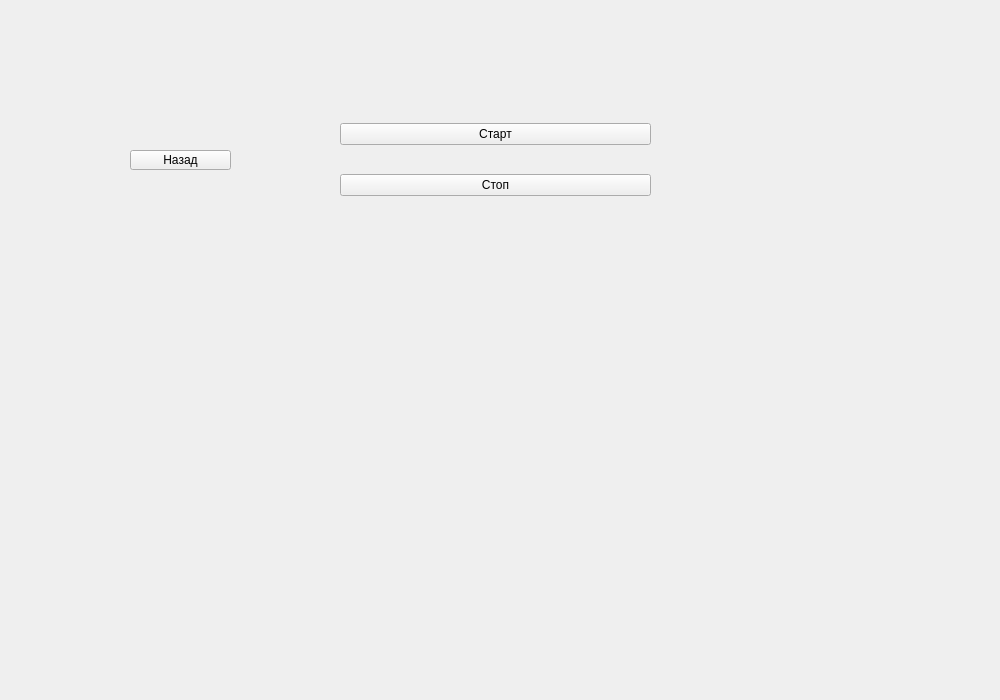
<?xml version="1.0" encoding="UTF-8"?>
<ui version="4.0">
 <class>ExerciseWithTilesWidget</class>
 <widget class="QWidget" name="ExerciseWithTilesWidget">
  <property name="geometry">
   <rect>
    <x>0</x>
    <y>0</y>
    <width>1000</width>
    <height>700</height>
   </rect>
  </property>
  <property name="windowTitle">
   <string>Form</string>
  </property>
  <widget class="QWidget" name="verticalLayoutWidget">
   <property name="geometry">
    <rect>
     <x>340</x>
     <y>100</y>
     <width>311</width>
     <height>121</height>
    </rect>
   </property>
   <layout class="QVBoxLayout" name="manageLayout">
    <item>
     <widget class="QPushButton" name="startBtn">
      <property name="text">
       <string>Старт</string>
      </property>
     </widget>
    </item>
    <item>
     <widget class="QPushButton" name="stopBtn">
      <property name="text">
       <string>Стоп</string>
      </property>
     </widget>
    </item>
   </layout>
  </widget>
  <widget class="QWidget" name="horizontalLayoutWidget">
   <property name="geometry">
    <rect>
     <x>120</x>
     <y>300</y>
     <width>771</width>
     <height>181</height>
    </rect>
   </property>
   <layout class="QHBoxLayout" name="horizontalLayout"/>
  </widget>
  <widget class="QPushButton" name="backBtn">
   <property name="geometry">
    <rect>
     <x>130</x>
     <y>150</y>
     <width>101</width>
     <height>20</height>
    </rect>
   </property>
   <property name="text">
    <string>Назад</string>
   </property>
  </widget>
 </widget>
 <resources/>
 <connections/>
</ui>
